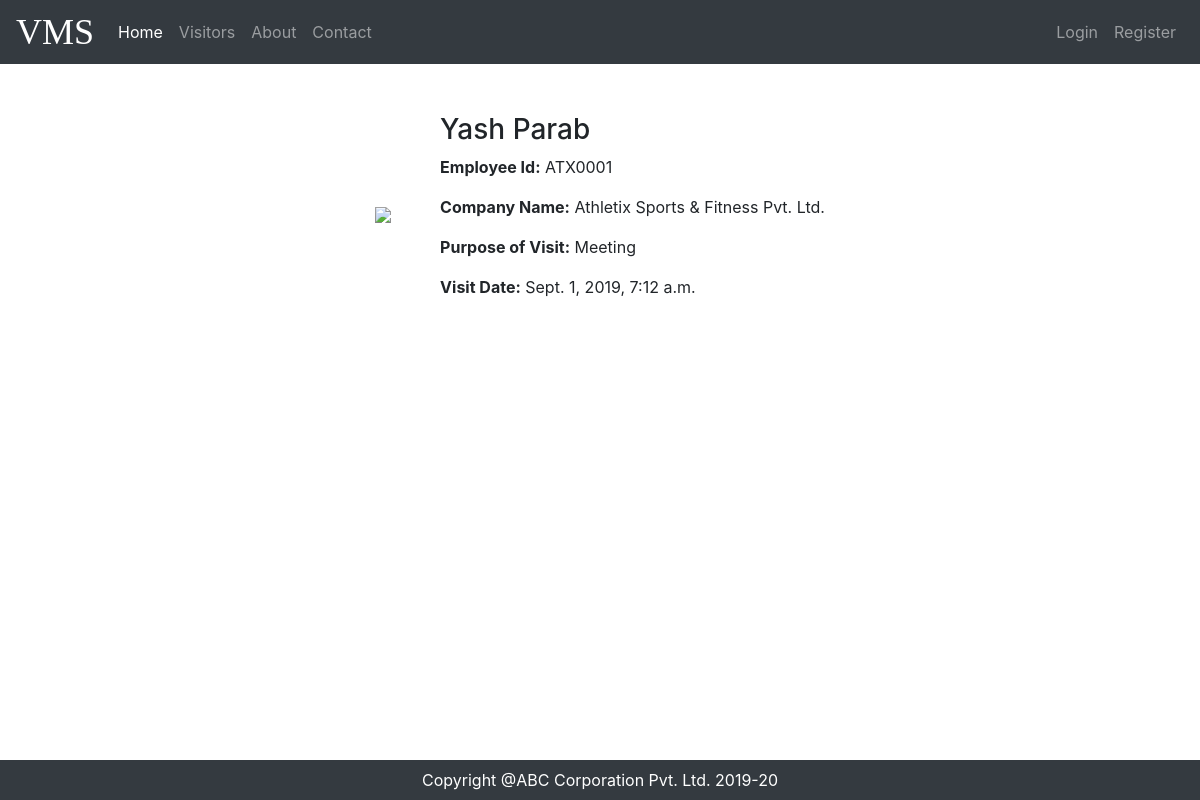
Screenshot of /visitors/3 with the database file from the repository.
### visitor/models.py (models this page shows)
class Visitor(models.Model):
    visitor_name = models.CharField(max_length=200)
    employee_id = models.CharField(max_length=20)
    company = models.ForeignKey(Company, on_delete=models.CASCADE)
    purpose = models.CharField(max_length=200)
    visit_date = models.DateTimeField('visit_date')
    def __str__(self):
        return self.visitor_name

class Company(models.Model):
    company_name = models.CharField(max_length=200)
    location = models.CharField(max_length=50)
    def __str__(self):
        return self.company_name

### visitor/views.py (the view)
# urls.py: path('<id>', visitorsDetail, name="visitors_detail"),
def visitorsDetail(request, id):
    visitors_detail = Visitor.objects.get(pk=id)
    print(f'Details:',visitors_detail)
    context = {'visitors_detail': visitors_detail, 'title':'VMS | Visitor Details'}
    return render(request, 'visitor/visitors_detail.html', context)

### visitor/templates/visitor/visitors_detail.html
{% extends 'visitors_management/base.html' %}
{% block content %}
    <table align="center" class="mt-5">
        <tr>
          <td rowspan="5" class="pr-5">
              <img src="https://pngimage.net/wp-content/uploads/2018/05/default-user-profile-image-png-6.png" height="150px">
          </td>
          <td>
              <h3>{{visitors_detail.visitor_name}}</h3>
              <p><b>Employee Id:</b> {{visitors_detail.employee_id}}</p>
              <p><b>Company Name:</b> {{visitors_detail.company}}</p>
              <p><b>Purpose of Visit:</b> {{visitors_detail.purpose}}</p>
              <p><b>Visit Date:</b> {{visitors_detail.visit_date}}</p>
          </td>
        </tr>
    </table>
{% endblock%}

### rows the page displays
Visitor: visitor_name "Yash Parab", employee_id "ATX0001", company "Athletix Sports & Fitness Pvt. Ltd.", purpose "Meeting", visit_date "Sept. 1, 2019, 7:12 a.m."
